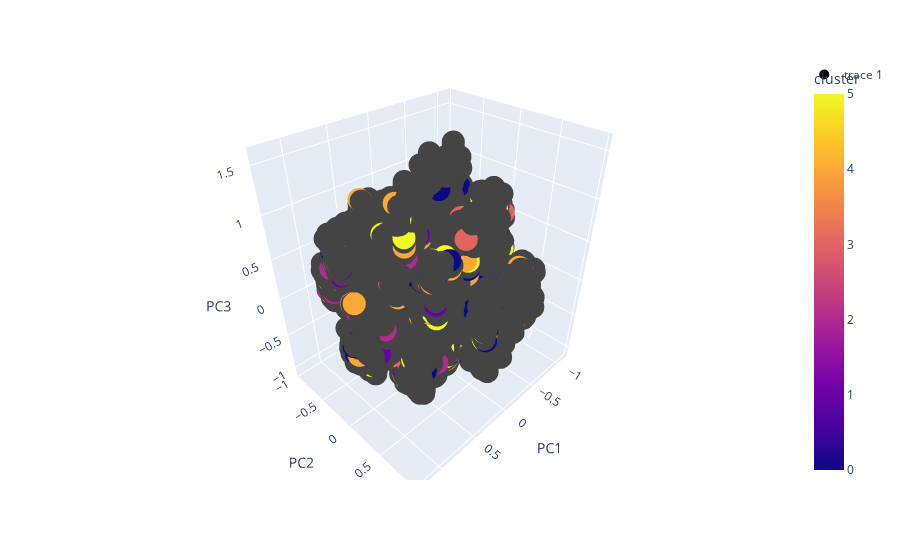

Write notebook code for a chart like this one.
### Code cell
from sklearn.decomposition import PCA
df_vector = pd.DataFrame(llibres_pkl['vector'].tolist())

# Columna de clusters
df_cluster = pd.DataFrame(labels, columns=['cluster'])

# PCA with 3 components
pca = PCA(n_components=3)
principalComponents = pca.fit_transform(df_vector)
principalDf = pd.DataFrame(data=principalComponents, columns=['PC1', 'PC2', 'PC3'])

# Unir los componentes principales con la información del cluster
finalDf = pd.concat([principalDf, df_cluster], axis=1)

# Plot a 3D interactive plot
import plotly.express as px
fig = px.scatter_3d(finalDf, x='PC1', y='PC2', z='PC3', color='cluster')
# Plot centroids
fig.add_scatter3d(x=kmeans.cluster_centers_[:, 0], y=kmeans.cluster_centers_[:, 1], z=kmeans.cluster_centers_[:, 2], mode='markers', marker=dict(size=10, color='black', opacity=1))

# Guardar el gráfico
fig.write_html('../../plots/pca_casos_cluster_3d.html')
fig.show()

### Figure 1 — Plotly figure (JSON) as saved in the notebook; plotly's stock layout.template omitted (floating-point values rounded to 4 significant figures; data arrays with more than 128 entries replaced by an {"elided": "..."} marker saying what was removed)
{"data": [{"hovertemplate": "PC1=%{x}<br>PC2=%{y}<br>PC3=%{z}<br>cluster=%{marker.color}<extra></extra>", "legendgroup": "", "marker": {"color": {"elided": "15666 int values"}, "coloraxis": "coloraxis", "symbol": "circle"}, "mode": "markers", "name": "", "scene": "scene", "showlegend": false, "type": "scatter3d", "x": {"elided": "15666 float values"}, "y": {"elided": "15666 float values"}, "z": {"elided": "15666 float values"}}, {"marker": {"color": "black", "opacity": 1, "size": 10}, "mode": "markers", "type": "scatter3d", "x": [0.01352, 0.2414, 0.006016, 0.01056, 0.006545, 0.001168], "y": [0.7875, 0.3879, 0.7823, 0.63, 0.7173, 0.7927], "z": [0.1644, 0.2737, 0.2012, 0.08524, 0.06826, 0.1749]}], "layout": {"coloraxis": {"colorbar": {"title": {"text": "cluster"}}, "colorscale": [[0, "#0d0887"], [0.1111, "#46039f"], [0.2222, "#7201a8"], [0.3333, "#9c179e"], [0.4444, "#bd3786"], [0.5556, "#d8576b"], [0.6667, "#ed7953"], [0.7778, "#fb9f3a"], [0.8889, "#fdca26"], [1, "#f0f921"]]}, "legend": {"tracegroupgap": 0}, "margin": {"t": 60}, "scene": {"domain": {"x": [0, 1], "y": [0, 1]}, "xaxis": {"title": {"text": "PC1"}}, "yaxis": {"title": {"text": "PC2"}}, "zaxis": {"title": {"text": "PC3"}}}}}
